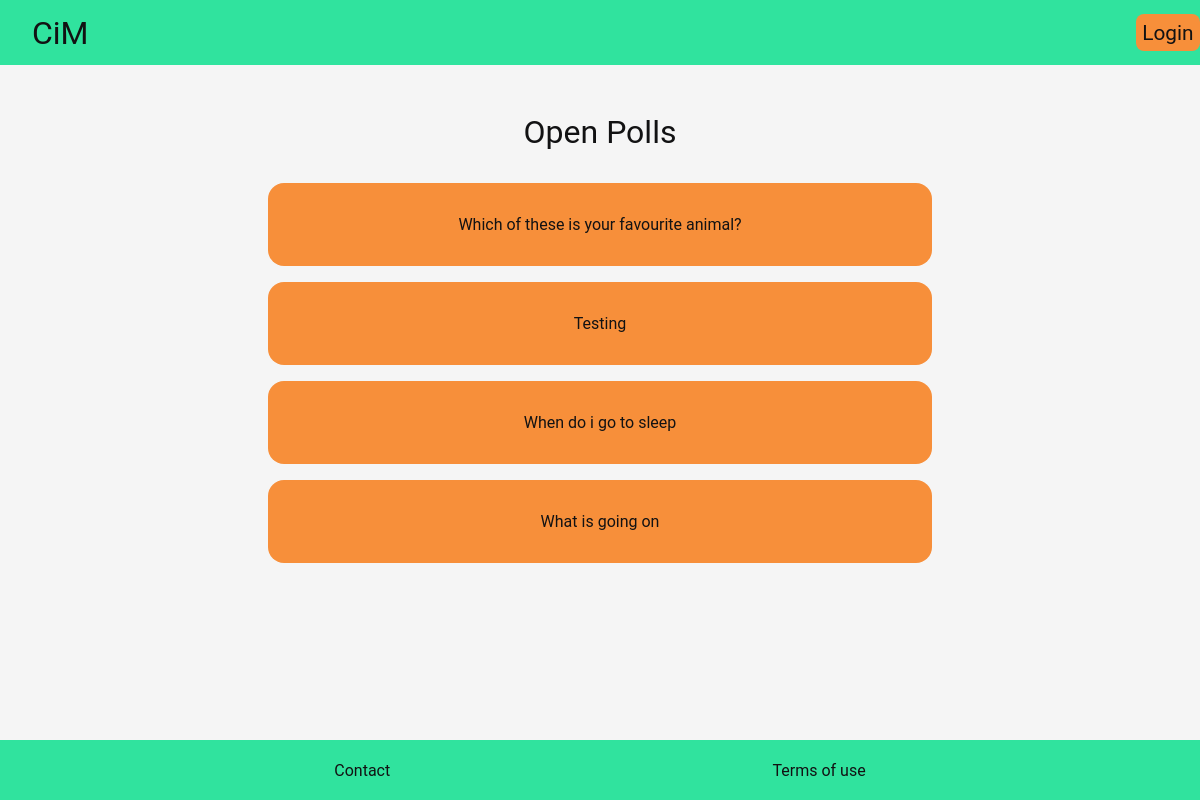
Screenshot of /polls/ with the database file from the repository.
### polls/models.py (models this page shows, shortened)
class Question(models.Model):
    question_text = models.CharField(max_length=200)
    question_descripion = models.TextField(max_length=2000, default='')
    pub_date = models.DateTimeField('date published')

### polls/views.py (the view)
# urls.py: path('', views.index, name='index'),
def index(request):
    latest_question_list = Question.objects.order_by('-pub_date') [:5]
    context = {'latest_question_list': latest_question_list,}
    return render(request, 'polls/index.html', context)

### polls/templates/polls/index.html
{% extends "basic/basic.html" %}
{% block main %}
    <h1>Open Polls</h1>
    {% if latest_question_list %}
    <div class="poll-list">
        {% for question in latest_question_list %}
            <div class="poll">
                <a href="{% url 'polls:detail' question.id %}"> {{ question.question_text }}
                </a>
            </div>
        {% endfor %}
    </div>
    {% else %}
        <p> no polls are availible </p>
    {% endif %}
{% endblock main %}

### static/css/styles.css (style rules this page uses)
body { margin: 0; padding: 0; font-family: 'Roboto'; color: #121213; background-color: #f5f5f5; height: 100%; }
a, h1, h2, h3 { text-decoration: none; font-weight: 400; color: inherit; }
.main h1 { margin: 0; padding: 1rem; font-weight: 400; }
.poll-list .poll { background-color: #f78f3a; width: 50%; display: -webkit-box; display: -ms-flexbox; display: flex; -webkit-box-align: center; -ms-flex-align: center; align-items: center; -webkit-box-pack: center; -ms-flex-pack: center; justify-content: center; padding: 2rem; border-radius: 1rem; margin: 1rem auto; }
.poll-list .poll a { display: -webkit-box; display: -ms-flexbox; display: flex; -webkit-box-align: center; -ms-flex-align: center; align-items: center; }

### rows the page displays
Question: question_text "Which of these is your favourite animal?"
Question: question_text "Testing"
Question: question_text "When do i go to sleep"
Question: question_text "What is going on"
